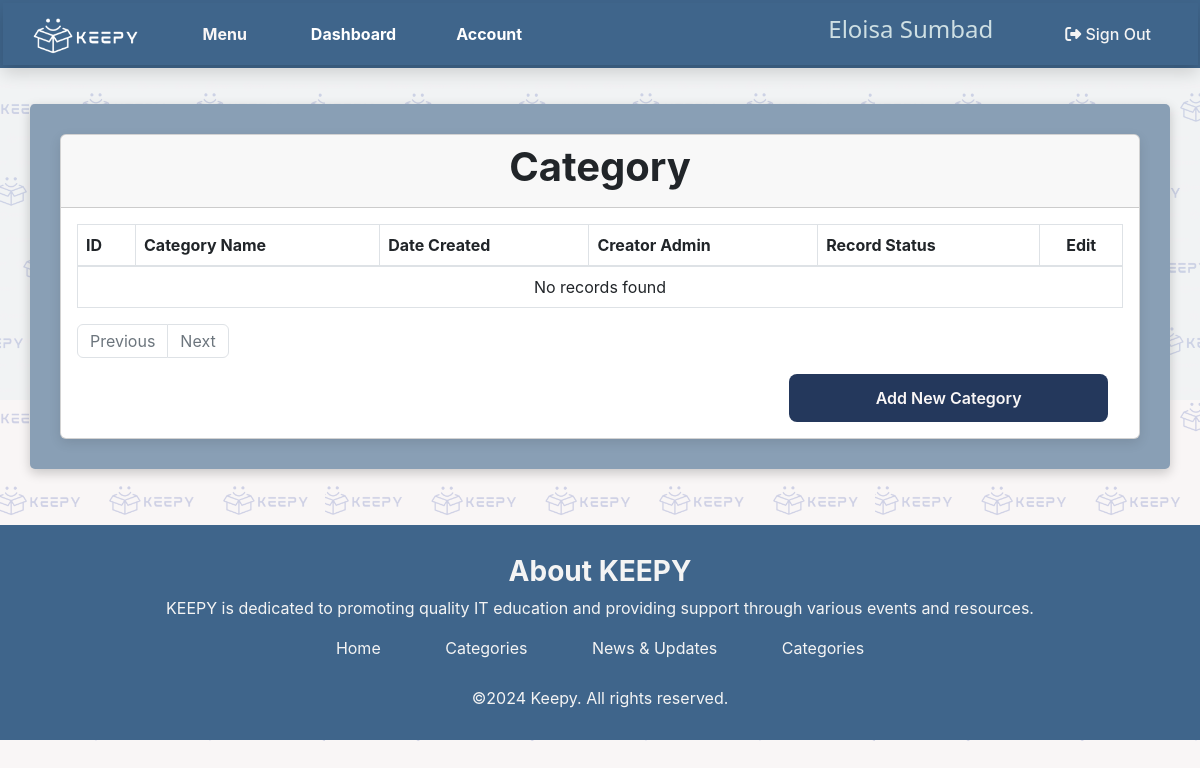
/view_category.php (signed in), run on an earlier commit of the app's database.
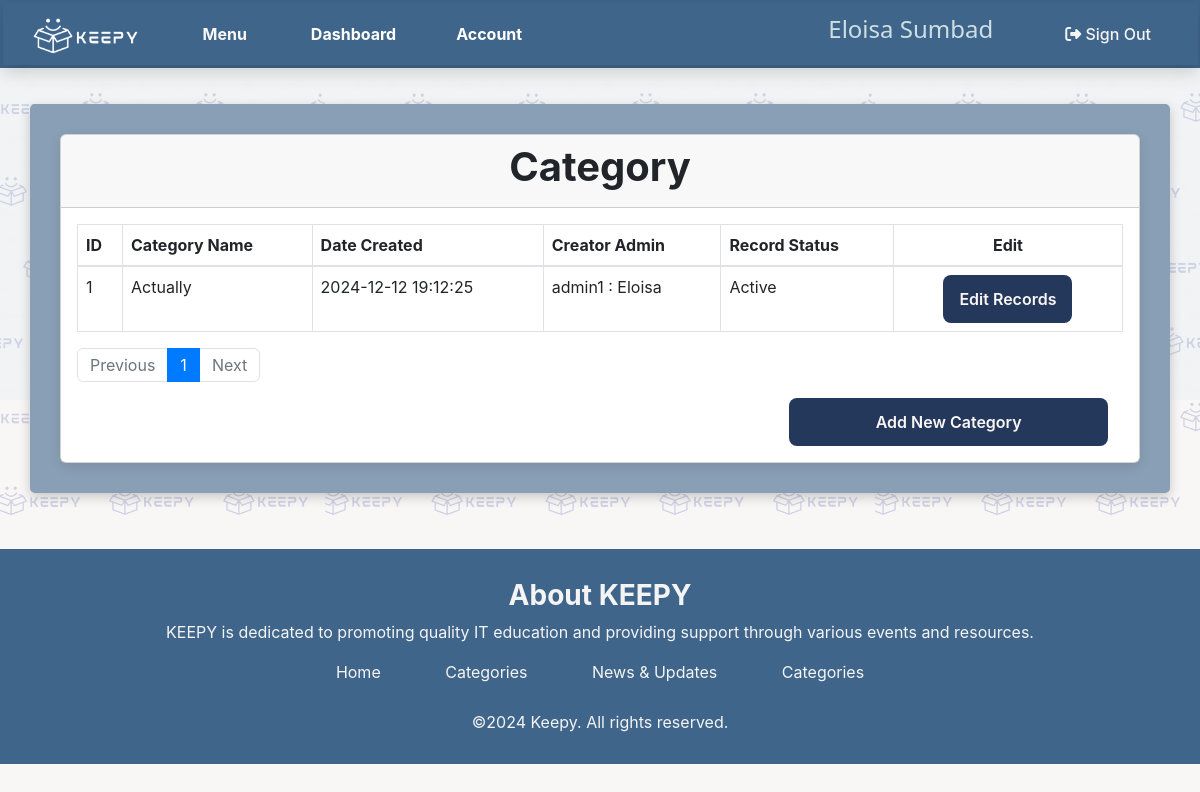
And on a later commit of the database.
### tables this page shows
CREATE TABLE `categories` (
  `cat_id` bigint(20) UNSIGNED NOT NULL,
  `category` varchar(255) NOT NULL,
  `date_created` datetime NOT NULL,
  `admin_creator` bigint(20) UNSIGNED NOT NULL,
  `record_status` varchar(100) NOT NULL
);

### view_category.php (the view, shortened to what the changed rows need)
<?php
include 'includes/header.php';
require "dbcon.php";
?>
<div class="admin-container">
<div class="row">
    <div class="col-md-12">
        <div class="card">
            <div class="card-header">
            <h2 style="font-family: 'Inter', sans-serif; font-size: 40px; font-weight: bold;">
                Category
            </h2>
            </div>
            <div class="card-body">
                <table class="table table-bordered">
                    <thead>
                        <tr>
                            <th>ID</th>
                            <th>Category Name</th>
                            <th>Date Created</th>
                            <th>Creator Admin</th>
                            <th>Record Status</th>
                            <th style="text-align : center">Edit</th>
                        </tr>
                    </thead>
                    <tbody>
                        <?php
                            $page = isset($_GET['page']) ? (int)$_GET['page'] : 1;
                            $page = max($page, 1);
                            [$limit, $totalPages] = pagination($con);
                            $start = ($page - 1) * $limit;
                            $categoryrecords = RetrieveAll("categories", $con, $start, $limit);
                            if (mysqli_num_rows($categoryrecords) > 0) {
                                foreach ($categoryrecords as $item) :
                        ?>
                                    <tr>
                                        <td><?=$item['cat_id']?> </td>
                                        <td><?=$item['category']?> </td>
                                        <td><?=$item['date_created']?> </td>
                                        <td><?=$item['admin_creator']?> </td>
                                        <td><?=$item['record_status']?> </td>
                                        <td>
                                             <div class="col-md-9 ms-auto me-auto" style="text-align:center">
                                                <form action="mod_category.php?catidlabel=<?=$item['cat_id']?>" method="post">
                                                    <button type="submit" name="cat-edit-btn">Edit Records</button>
                                                </form>
                                             </div>
                                        </td>
                                    </tr>
                                <?php
                                endforeach;
                            } else {
                                ?>
                                <tr>
                                    <td colspan="15" class="text-center">No records found</td>
                                </tr>
                        <?php
                            }
                            ?>
                        </tbody>
                    </table>
                    <div>
                        <nav>
                            <ul class="pagination">
                                <?php for ($i = 1; $i <= $totalPages; $i++) : ?>
                                    <li class="page-item <?= ($page === $i) ? 'active' : ''; ?>">
                                        <a class="page-link" href="?page=<?= $i; ?>"><?= $i; ?></a>
                                    </li>
                                <?php endfor; ?>
                            </ul>
                        </nav>
                    </div>
                </div>
            </div>
</div>
<link href="https://cdn.jsdelivr.net/npm/bootstrap@5.3.0/dist/css/bootstrap.min.css" rel="stylesheet">
    </div>
<?php
function RetrieveAll($table, $con, $start, $limit)
{
    $query = "SELECT
                cat.cat_id,
                cat.category,
                cat.date_created,
                CONCAT('admin', cat.admin_creator, ' : ', a.admin_firstname) AS admin_creator,
                cat.record_status
              FROM $table cat
              LEFT JOIN administrators a ON cat.admin_creator = a.admin_id
              LIMIT ?, ?;";
    $stmt = $con->prepare($query);
    $stmt->bind_param("ii", $start, $limit);
    $stmt->execute();
    return $stmt->get_result();
}
function pagination($con)
{
    $limit = 10;
    $totalQuery = "SELECT COUNT(*) as total FROM categories";
    $totalResult = mysqli_fetch_assoc(mysqli_query($con, $totalQuery));
    $total = $totalResult['total'];
    $totalPages = ceil($total / $limit);
    return [$limit, $totalPages];
}
?>
    <?php
        include 'includes/footer.php';
    ?>
</div>

What changed in the data, as far as the page shows it:
added categories: cat_id "1", category "Actually", date_created "2024-12-12 19:12:25", admin_creator "admin1 : Eloisa", record_status "Active"
Also different on the page:
new list line: "1"
text no longer shown: "No records found"
